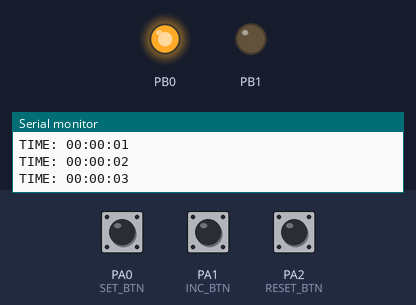
A program run on a simulated ATmega32, built with avr-gcc and emulated at 8 MHz. Parts: output pins drawn as LEDs (lit = HIGH), the last lines printed to the serial monitor. The test bench sets the inputs (shaded band); at power-on: PA0 (SET_BTN) HIGH, PA1 (INC_BTN) HIGH, PA2 (RESET_BTN) HIGH.

Above: at 3.8 s.
3.9 s: PA0 (SET_BTN) pulled LOW for 1.3 s
At 8.6 s:
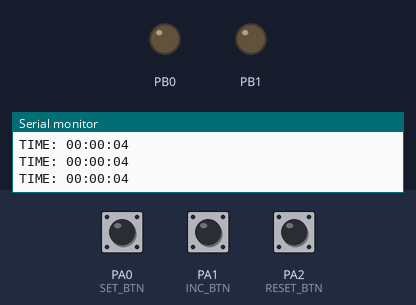
9.4 s: PA1 (INC_BTN) pulled LOW for 1.3 s
At 10.8 s:
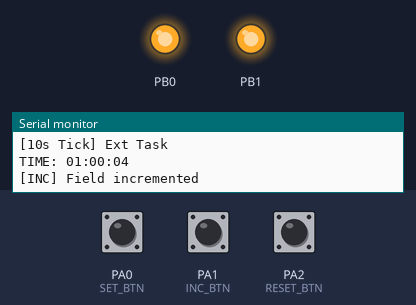
14.9 s: PA2 (RESET_BTN) pulled LOW for 1.3 s
At 20.8 s:
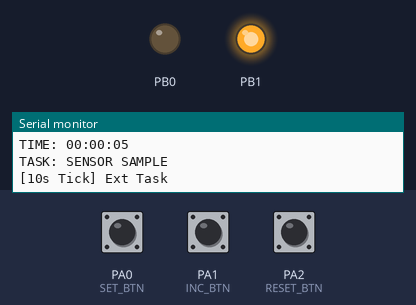
Timing chart, 0 to 24.4 s (numbered marks = the images above; inputs shaded):
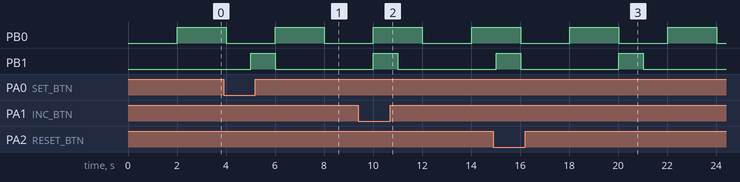

Measured:
- by itself, PB0: alternates HIGH for 2.0 s and LOW for 2.0 s
- by itself, PB1: alternates HIGH for 1.0 s and LOW for 4.0 s

The program:

main.c
```c
/**
 * @file main.c
 * @brief ATmega32 Digital Clock & Task Scheduler – Main program
 *
 * This is the top-level firmware entry point.  It initialises all
 * peripherals and modules, then enters an infinite non-blocking
 * super-loop that:
 *
 *   1. Checks for a 1 s (1 Hz) tick from Timer1 (ISR-set flag).
 *   2. On each 1 s tick: advances the clock and scheduler.
 *   3. Updates the display every second.
 *   4. Runs any pending scheduled tasks (LED toggling/flashing).
 *   5. Polls buttons and handles time-set mode.
 *
 * Design notes:
 *   - The ISR (timer.c) only sets a flag – all work happens here.
 *   - The main loop never blocks (except the brief USART waits
 *     inside display functions).
 *   - Time-set mode cycles through fields: HOURS → MINUTES → SECONDS
 *     → NORMAL.  Each press of SET advances the mode; INC increments
 *     the selected field.
 *
 * Target: ATmega32, 8 MHz, AVR-GCC
 */

#include <avr/io.h>
#include <avr/interrupt.h>

#include "config.h"
#include "timer.h"
#include "display.h"
#include "buttons.h"
#include "scheduler.h"

/* ========================== Time-Set Mode ============================== */

/**
 * @brief  Enumeration of time-setting states.
 *
 * The user presses SET to cycle:
 *   NORMAL → SET_HOURS → SET_MINUTES → SET_SECONDS → NORMAL
 * While in a SET_* state, INC increments that field.
 */
typedef enum {
    MODE_NORMAL = 0,
    MODE_SET_HOURS,
    MODE_SET_MINUTES,
    MODE_SET_SECONDS
} set_mode_t;

/* ========================== Main ======================================= */

int main(void)
{
    /* ---- Initialise all modules ---- */
    buttons_init();     /* GPIO inputs with pull-ups   */
    usart_init();       /* 9600 baud 8N1               */
    scheduler_init();   /* LED outputs, counters reset  */
    timer1_init();      /* Timer1 CTC → 1 Hz tick       */

    /* Enable global interrupts – Timer1 ISR can now fire */
    sei();

    /* Send a startup banner */
    display_message("=== ATmega32 Digital Clock ===");
    display_message("Timer1 CTC @ 1 Hz | USART 9600");
    display_message("Buttons: SET / INC / RESET");
    display_message("------------------------------");

    /* Display initial time */
    display_time(clock_get_time());

    /* Current time-set mode */
    set_mode_t mode = MODE_NORMAL;

    /* ================================================================ */
    /*  Super-loop – runs forever, non-blocking                        */
    /* ================================================================ */
    for (;;) {

        /* ---- 1. Check for 1 s (1 Hz) tick ---- */
        if (timer1_tick_pending()) {

            /* Advance the task scheduler every 1 s */
            scheduler_tick();
            buttons_tick();

            if (mode == MODE_NORMAL) {
                /* Advance clock only in normal mode */
                clock_tick();
            }

            /* Display the current time every second */
            display_time(clock_get_time());
        }

        /* ---- 2. Execute any pending scheduled tasks ---- */
        scheduler_run();

        /* ---- 3. Poll buttons ---- */
        button_event_t btn = buttons_read();

        switch (btn) {

            case BTN_SET:
                /*
                 * Cycle through time-set modes.
                 * Each press advances to the next field or back to NORMAL.
                 */
                switch (mode) {
                    case MODE_NORMAL:
                        mode = MODE_SET_HOURS;
                        display_message("[SET] Mode: HOURS");
                        break;
                    case MODE_SET_HOURS:
                        mode = MODE_SET_MINUTES;
                        display_message("[SET] Mode: MINUTES");
                        break;
                    case MODE_SET_MINUTES:
                        mode = MODE_SET_SECONDS;
                        display_message("[SET] Mode: SECONDS");
                        break;
                    case MODE_SET_SECONDS:
                        mode = MODE_NORMAL;
                        display_message("[SET] Mode: NORMAL (running)");
                        break;
                }
                break;

            case BTN_INC:
                /*
                 * Increment the currently selected time field.
                 * Only active when in a SET_* mode.
                 */
                if (mode != MODE_NORMAL) {
                    clock_time_t t = clock_get_time();

                    switch (mode) {
                        case MODE_SET_HOURS:
                            t.hours = (t.hours + 1) % 24;
                            break;
                        case MODE_SET_MINUTES:
                            t.minutes = (t.minutes + 1) % 60;
                            break;
                        case MODE_SET_SECONDS:
                            t.seconds = (t.seconds + 1) % 60;
                            break;
                        default:
                            break;
                    }

                    clock_set_time(t);
                    display_time(t);
                    display_message("[INC] Field incremented");
                }
                break;

            case BTN_RESET:
                /*
                 * Reset the clock to 00:00:00 regardless of mode.
                 * Also return to normal running mode.
                 */
                clock_reset();
                mode = MODE_NORMAL;
                display_time(clock_get_time());
                display_message("[RESET] Clock reset to 00:00:00");
                break;

            case BTN_NONE:
            default:
                /* No button pressed – nothing to do */
                break;
        }
    }

    /* Never reached */
    return 0;
}
```

buttons.h
```c
/**
 * @file buttons.h
 * @brief Debounced button driver for SET, INCREMENT, and RESET
 *
 * Three buttons on PORTA with external 10kΩ pull-up resistors (internal
 * pull-ups also enabled in firmware for safety).  Buttons are active-low
 * (pressed = logic 0).  Debouncing uses a fully non-blocking, tick-based
 * approach with edge detection (reports press only on falling edge).
 */

#ifndef BUTTONS_H
#define BUTTONS_H

#include <stdbool.h>

/**
 * @brief  Button event identifiers returned by buttons_read().
 */
typedef enum {
    BTN_NONE = 0,   /**< No button pressed                       */
    BTN_SET,        /**< SET button – enter/cycle time-set mode   */
    BTN_INC,        /**< INCREMENT – increment selected field     */
    BTN_RESET       /**< RESET – reset clock to 00:00:00          */
} button_event_t;

/**
 * @brief  Initialise button GPIO pins (enable internal pull-ups).
 */
void buttons_init(void);

/**
 * @brief  Periodic tick for non-blocking debounce.
 *
 * Called on every main-loop iteration for responsive edge detection.
 * SimulIDE push buttons are ideal (no bounce), so high-frequency
 * polling is safe.  On real hardware, consider adding a counter-based
 * debounce window if needed.
 */
void buttons_tick(void);

/**
 * @brief  Poll the buttons with debounce and edge detection.
 * @return The button event if a valid press was detected, BTN_NONE otherwise.
 *
 * Call this once per main-loop iteration.  The function handles its own
 * debounce timing so it is non-blocking from the caller's perspective
 * (returns immediately if debounce period has not elapsed).
 */
button_event_t buttons_read(void);

#endif /* BUTTONS_H */
```

display.h
```c
/**
 * @file display.h
 * @brief USART display driver – outputs HH:MM:SS clock via serial
 *
 * Uses the ATmega32 USART peripheral at 9600 baud, 8N1 to transmit
 * the current clock time in human-readable format.
 */

#ifndef DISPLAY_H
#define DISPLAY_H

#include "timer.h"  /* for clock_time_t */

/**
 * @brief  Initialise the USART peripheral (9600 baud, 8N1, TX only).
 */
void usart_init(void);

/**
 * @brief  Transmit a single character (blocking).
 * @param  c  Character to send.
 */
void usart_putchar(char c);

/**
 * @brief  Transmit a null-terminated string.
 * @param  s  Pointer to the string.
 */
void usart_puts(const char *s);

/**
 * @brief  Display the clock time as "HH:MM:SS\r\n" on the USART.
 * @param  t  The time to display.
 *
 * Uses carriage-return + newline so serial terminals overwrite the
 * same line or scroll as appropriate.
 */
void display_time(clock_time_t t);

/**
 * @brief  Display a status message string on the USART.
 * @param  msg  Null-terminated message string.
 */
void display_message(const char *msg);

#endif /* DISPLAY_H */
```

scheduler.h
```c
/**
 * @file scheduler.h
 * @brief Cooperative periodic task scheduler driven by 1 Hz (1 s) ticks
 *
 * The scheduler maintains 1-second-resolution counters for each periodic
 * task.  On each 1 Hz tick the counters are advanced and corresponding
 * flags are set.  The main loop checks the flags and executes the tasks.
 *
 * Tasks:
 *  - Status LED  : toggled every SCHED_STATUS_LED_TICKS seconds
 *  - Task LED    : turned on every SCHED_TASK_LED_TICKS seconds,
 *                  then turned off after SCHED_TASK_LED_ON_TICKS seconds
 */

#ifndef SCHEDULER_H
#define SCHEDULER_H

#include <stdbool.h>

/**
 * @brief  Initialise scheduler counters and LED GPIO.
 */
void scheduler_init(void);

/**
 * @brief  Advance scheduler counters by 1 second.
 *
 * Call this exactly once per 1 Hz tick (inside the main loop after
 * detecting timer1_tick_pending()).  Sets internal flags when tasks
 * are due.
 */
void scheduler_tick(void);

/**
 * @brief  Execute any pending scheduled tasks (LED toggling / flashing).
 *
 * Call this in the main loop after scheduler_tick().  It checks the
 * internal flags, performs the actions, and clears the flags.
 * Non-blocking.
 */
void scheduler_run(void);

#endif /* SCHEDULER_H */
```

timer.h
```c
/**
 * @file timer.h
 * @brief Timer1 CTC mode driver – 1 Hz timekeeping for the digital clock
 *
 * Provides:
 *  - Timer1 initialisation in CTC mode (prescaler 1024, OCR1A=7812)
 *  - A volatile tick flag set by the ISR every 1 s
 *  - Clock time structure and accessor/mutator functions
 */

#ifndef TIMER_H
#define TIMER_H

#include <stdint.h>
#include <stdbool.h>

/* ---- Clock time representation ---- */
typedef struct {
    uint8_t hours;    /* 0–23 */
    uint8_t minutes;  /* 0–59 */
    uint8_t seconds;  /* 0–59 */
} clock_time_t;

/**
 * @brief  Initialise Timer1 in CTC mode for a 1 Hz interrupt.
 *
 * Configures OCR1A, enables the Output Compare A Match interrupt,
 * and starts the timer with prescaler 1024.  Global interrupts must
 * be enabled separately via sei().
 */
void timer1_init(void);

/**
 * @brief  Check whether a 1 s tick has occurred.
 * @return true  if the ISR has signalled a new tick (flag is cleared).
 * @return false if no tick has occurred since the last check.
 *
 * This is the main loop's non-blocking way of detecting elapsed 1 s ticks.
 */
bool timer1_tick_pending(void);

/**
 * @brief  Advance the clock by one second (handles rollover).
 */
void clock_tick(void);

/**
 * @brief  Get a snapshot of the current clock time.
 * @return clock_time_t with hours, minutes, seconds.
 */
clock_time_t clock_get_time(void);

/**
 * @brief  Overwrite the current clock time (used by time-set mode).
 * @param  t  New time to set.
 */
void clock_set_time(clock_time_t t);

/**
 * @brief  Reset the clock to 00:00:00.
 */
void clock_reset(void);

#endif /* TIMER_H */
```

buttons.c
```c
/**
 * @file buttons.c
 * @brief Non-blocking debounced button driver for SET, INCREMENT, and RESET
 *
 * At 1 Hz tick rate each tick is 1 second apart, which is far longer than
 * any mechanical contact bounce (~5-20 ms).  A single stable reading per
 * tick is therefore sufficient for reliable edge detection.
 */

#include <avr/io.h>
#include <stdbool.h>

#include "config.h"
#include "buttons.h"

/* State for non-blocking debounce */
static uint8_t g_debounced_state = 0xFF;  /* All high = all released */
static uint8_t g_events = 0;

void buttons_init(void)
{
    BTN_DDR &= ~((1 << SET_BTN) | (1 << INC_BTN) | (1 << RESET_BTN));
    BTN_PORT |= (1 << SET_BTN) | (1 << INC_BTN) | (1 << RESET_BTN);
}

void buttons_tick(void)
{
    /*
     * At 1 Hz, each tick is 1 second apart – well beyond any mechanical
     * bounce window.  Detect falling edges (active-low press) directly
     * by comparing current state against the previous debounced state.
     */
    uint8_t raw = BTN_PIN & ((1 << SET_BTN) | (1 << INC_BTN) | (1 << RESET_BTN));

    uint8_t changed = g_debounced_state ^ raw;
    /* Active-low: a press is a bit that was high (released) and is now low */
    uint8_t pressed = changed & g_debounced_state;

    if (pressed & (1 << SET_BTN))   g_events |= (1 << SET_BTN);
    if (pressed & (1 << INC_BTN))   g_events |= (1 << INC_BTN);
    if (pressed & (1 << RESET_BTN)) g_events |= (1 << RESET_BTN);

    g_debounced_state = raw;
}

button_event_t buttons_read(void)
{
    if (g_events & (1 << SET_BTN)) {
        g_events &= ~(1 << SET_BTN);
        return BTN_SET;
    }
    if (g_events & (1 << INC_BTN)) {
        g_events &= ~(1 << INC_BTN);
        return BTN_INC;
    }
    if (g_events & (1 << RESET_BTN)) {
        g_events &= ~(1 << RESET_BTN);
        return BTN_RESET;
    }
    return BTN_NONE;
}
```

display.c
```c
/**
 * @file display.c
 * @brief USART display driver – outputs HH:MM:SS clock via serial
 *
 * Configures the ATmega32 USART for 9600 baud, 8-N-1 transmission.
 * Provides helper functions for character, string, and formatted
 * clock-time output.
 *
 * UBRR calculation (from config.h):
 *   UBRR = F_CPU / (16 * BAUD) - 1
 *        = 8 000 000 / (16 * 9600) - 1
 *        = 51.08  →  51
 *   Actual baud = 8 000 000 / (16 * 52) = 9615  (0.16 % error)
 */

#include <avr/io.h>
#include <stdio.h>

#include "config.h"
#include "display.h"

/* ================================================================== */
/*  Public API                                                        */
/* ================================================================== */

void usart_init(void)
{
    /*
     * 1. Set baud rate – load UBRRH:UBRRL with the computed value.
     *    ATmega32 shares UBRRH with UCSRC; bit URSEL selects which
     *    register is written.  Writing UBRRH requires URSEL = 0.
     */
    UBRRH = (uint8_t)(USART_UBRR_VAL >> 8);
    UBRRL = (uint8_t)(USART_UBRR_VAL);

    /*
     * 2. Enable transmitter (and receiver for possible future use).
     *    TXEN  – enable transmitter
     *    RXEN  – enable receiver
     */
    UCSRB = (1 << TXEN) | (1 << RXEN);

    /*
     * 3. Set frame format: 8 data bits, no parity, 1 stop bit (8N1).
     *    URSEL must be 1 to write to UCSRC (shared address with UBRRH).
     *    UCSZ1:UCSZ0 = 11  →  8-bit character size
     */
    UCSRC = (1 << URSEL) | (1 << UCSZ1) | (1 << UCSZ0);
}

void usart_putchar(char c)
{
    /* Wait until the transmit buffer is empty (UDRE flag set) */
    while (!(UCSRA & (1 << UDRE)))
        ;
    UDR = c;
}

void usart_puts(const char *s)
{
    while (*s) {
        usart_putchar(*s++);
    }
}

/**
 * @brief  Helper – output a two-digit decimal number (00–99).
 * @param  val  Value to print (clamped to 0–99).
 */
static void usart_put_two_digits(uint8_t val)
{
    usart_putchar('0' + (val / 10));
    usart_putchar('0' + (val % 10));
}

void display_time(clock_time_t t)
{
    /*
     * Format: "HH:MM:SS\r\n"
     *
     * Carriage return (\r) allows terminals that support it to
     * overwrite the current line; newline (\n) provides scrolling
     * on terminals that don't.
     */
    usart_puts("TIME: ");
    usart_put_two_digits(t.hours);
    usart_putchar(':');
    usart_put_two_digits(t.minutes);
    usart_putchar(':');
    usart_put_two_digits(t.seconds);
    usart_puts("\r\n");
}

void display_message(const char *msg)
{
    usart_puts(msg);
    usart_puts("\r\n");
}
```

Source omitted: scheduler.c (4409 bytes), timer.c (3668 bytes), config.h (3163 bytes)
